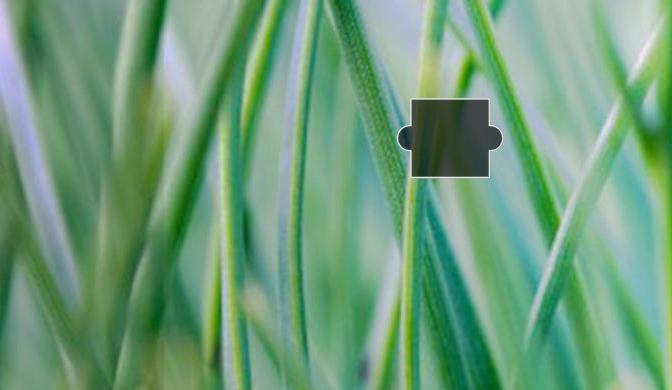
#> input picture bigImage.png, 672 x 390 px
$ python -i test.py   (imports and definitions only)
#> lines starting #> are read from the running program, lines starting #| are printed output that depends on the picture; after the words box and inside, x2 and y2 are one past the last pixel; in counts of white or black regions, pixels touching at a corner belong together
import json
import os
import re
import time  # 事件库，用于硬性等待
import urllib

import logging
import cv2
import requests
from numpy import random
from selenium.webdriver import ActionChains
from selenium.webdriver.support import expected_conditions as EC

from selenium import webdriver  # 导入selenium的webdriver模块
from selenium.webdriver.common.by import By  # 引入By类选择器
from selenium.webdriver.support.wait import WebDriverWait
from selenium.webdriver.chrome.options import Options

# 创建Chrome WebDriver对象
# driver = webdriver.Chrome()

# 启用无头模式模拟阿水 AI 签到操作。

# 启用无头模式
# [1 line that did not run here, left out]
# [2 lines not run here, left out]
# [1 line that did not run here, left out]

# 设置日志文件的路径
log_dir = "/usr/log"
# [5 lines not run here, left out]


# 封装的计算图片距离的算法
def get_pos(imageSrc):
    # 读取图像文件并返回一个image数组表示的图像对象
#> called with imageSrc = 'bigImage.png'
    image = cv2.imread(imageSrc)
#> image is the input picture: shape (390, 672, 3); mean B, G, R 122.5, 157, 110
    # GaussianBlur方法进行图像模糊化/降噪操作。
    # 它基于高斯函数（也称为正态分布）创建一个卷积核（或称为滤波器），该卷积核应用于图像上的每个像素点。
    blurred = cv2.GaussianBlur(image, (5, 5), 0, 0)
    # Canny方法进行图像边缘检测
    # image: 输入的单通道灰度图像。
    # threshold1: 第一个阈值，用于边缘链接。一般设置为较小的值。
    # threshold2: 第二个阈值，用于边缘链接和强边缘的筛选。一般设置为较大的值
    canny = cv2.Canny(blurred, 0, 100)  # 轮廓
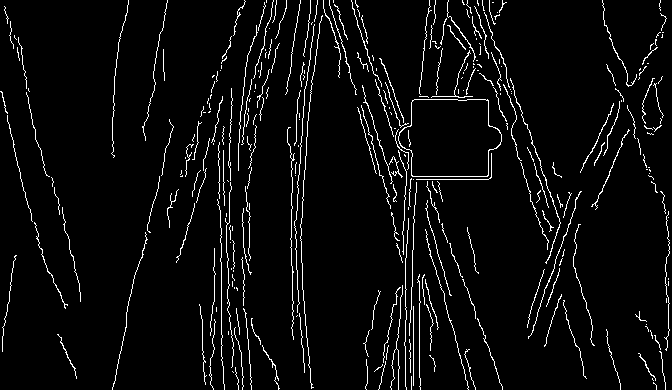
#> canny: shape (390, 672); 4.7% white in thin lines or dots
    # findContours方法用于检测图像中的轮廓,并返回一个包含所有检测到轮廓的列表。
    # contours(可选): 输出的轮廓列表。每个轮廓都表示为一个点集。
    # hierarchy(可选): 输出的轮廓层次结构信息。它描述了轮廓之间的关系，例如父子关系等。
    contours, hierarchy = cv2.findContours(canny, cv2.RETR_TREE, cv2.CHAIN_APPROX_SIMPLE)
#> contours = 311 contours, 304 with area under 20; largest, box (x1, y1, x2, y2) and area: (398, 99, 502, 177) 6414, (398, 99, 502, 177) 6385, (510, 78, 561, 264) 34, (591, 129, 630, 210) 24, (528, 191, 582, 339) 22, (580, 103, 614, 173) 21, (447, 0, 476, 62) 21
    # 遍历检测到的所有轮廓的列表
    for contour in contours:
        # contourArea方法用于计算轮廓的面积
        area = cv2.contourArea(contour)
        # arcLength方法用于计算轮廓的周长或弧长
        length = cv2.arcLength(contour, True)
        # 如果检测区域面积在5025-7225之间，周长在300-380之间，则是目标区域
        if 5025 < area < 7225 and 300 < length < 380:
            # 计算轮廓的边界矩形，得到坐标和宽高
            # x, y: 边界矩形左上角点的坐标。
            # w, h: 边界矩形的宽度和高度。
            x, y, w, h = cv2.boundingRect(contour)
            print("计算出目标区域的坐标及宽高：", x, y, w, h)
            # 在目标区域上画一个红框看看效果
            # cv2.rectangle(image, (x, y), (x+w, y+h), (0, 0, 255), 2)
            # cv2.imwrite("111.jpg", image)
            return x
#> this loop made 171 passes
#> (area, length, x, y, w, h) on pass 171: (6414, 340.2, 398, 99, 104, 78)
#| 计算出目标区域的坐标及宽高： 398 99 104 78
    return 0


# [97 lines not run here, left out]

>>> result = get_pos('bigImage.png')
#> result = 398
